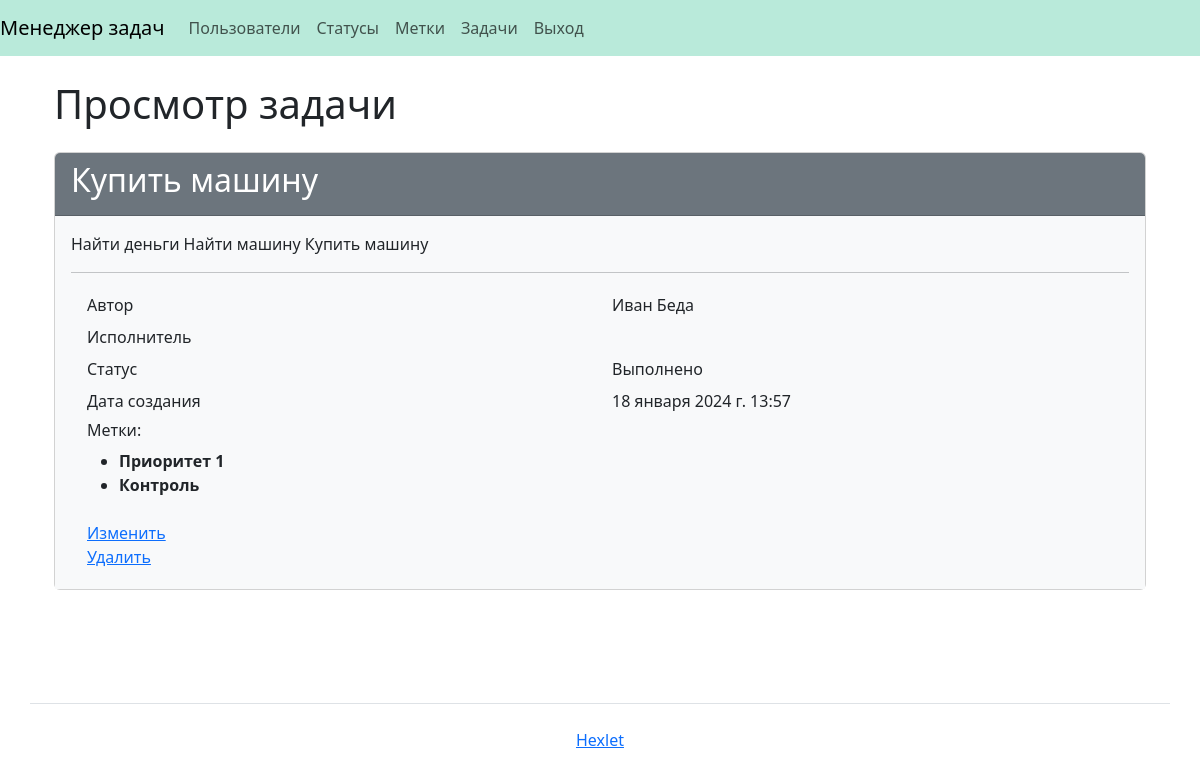
/tasks/2/ (signed in), run on the app's committed database.
### task_manager/tasks/models.py (models this page shows, shortened)
class Task(models.Model):
    name = models.CharField(
        max_length=150,
        blank=False,
        unique=True,
        verbose_name=_('Name')
    )
    description = models.TextField(
        blank=True,
        verbose_name=_('description')
    )
    creation_date = models.DateTimeField(
        auto_now_add=True
    )
    author = models.ForeignKey(
        User,
        on_delete=models.PROTECT,
        related_name='author',
        verbose_name=_('author')
    )
    status = models.ForeignKey(
        Status,
        on_delete=models.PROTECT,
        related_name='status',
        verbose_name=_('status')
    )
    executor = models.ForeignKey(
        User,
        on_delete=models.PROTECT,
        null=True,
        blank=True,
        related_name='executor',
        verbose_name=_('Executor')
    )
    labels = models.ManyToManyField(
        Label,
        through='TaskLabel',
        through_fields=('task', 'label'),
        blank=True,
        related_name='labels',
        verbose_name=_('Labels')
    )

### task_manager/users/models.py (models this page shows)
class User(AbstractUser):
    def __str__(self):
        return self.get_full_name()

### task_manager/statuses/models.py (models this page shows)
class Status(models.Model):
    name = models.CharField(
        max_length=100,
        blank=False,
        unique=True,
        verbose_name=_('Name')
    )
    creation_date = models.DateTimeField(
        auto_now_add=True
    )
    def __str__(self):
        return self.name

### task_manager/labels/models.py (models this page shows, shortened)
class Label(models.Model):
    name = models.CharField(
        max_length=150,
        unique=True,
        blank=False,
        verbose_name=_('Name')
    )
    creation_date = models.DateTimeField(
        auto_now_add=True
    )

### task_manager/tasks/views.py (the view)
# urls.py: path('<int:pk>/', TaskView.as_view(), name='task_show'),
class TaskView(BaseTaskView, DetailView):
    model = Task
    template_name = 'tasks/show.html'
    context_object_name = 'task'

### task_manager/mixins.py (called while the page is built)
    def dispatch(self, request, *args, **kwargs):
        if not self.request.user.is_authenticated:
            messages.error(self.request, self.permission_denied_message)
            return redirect(self.login_url)
        return super().dispatch(request, *args, **kwargs)

### task_manager/templates/tasks/show.html
{% extends 'base.html' %}
{% load i18n %}
{% load django_bootstrap5 %}
{% block content %}
<div class="container wrapper flex-grow-1">
    <h1 class="my-4">{% translate 'View a task' %}</h1>
    <div class="card">
        <div class="card-header bg-secondary text-white">
            <h2>{{ task.name }}</h2>
        </div>
        <div class="card-body bg-light">
            <p>{{ task.description }}</p>
            <hr>
            <div class="container">
                <div class="row p-1">
                    <div class="col">{% translate 'Author' %}</div>
                    <div class="col">{{ task.author }}</div>
                </div>
                <div class="row p-1">
                    <div class="col">{% translate 'Executor' %}</div>
                    <div class="col">{{ task.executor|default_if_none:"" }}</div>
                </div>
                <div class="row p-1">
                    <div class="col">{% translate 'Status' %}</div>
                    <div class="col">{{ task.status }}</div>
                </div>
                <div class="row p-1">
                    <div class="col">{% translate 'Creation Date' %}</div>
                    <div class="col">{{ task.creation_date }}</div>
                </div>
                <div class="row p-1">
                    <div class="col">
                        <h6>{% translate 'Labels:' %}</h6>
                        <ul>
                            {% for label in task.labels.all %}
                            <li><strong>{{ label.name }}</strong></li>
                            {% endfor %}
                        </ul>
                    </div>
                </div>
                <div class="row p-1">
                    <div class="col">
                        <a href="{% url 'task_update' pk=task.pk %}">{% translate 'Update' %}</a>
                        <br>
                        <a href="{% url 'task_delete' pk=task.pk %}">{% translate 'Delete' %}</a>
                    </div>
                </div>
            </div>
        </div>
    </div>
</div>
{% endblock %}

### data on the page
Task: name "Купить машину", description "Найти деньги Найти машину Купить машину", author "Иван Беда", status "Выполнено", creation_date "18 января 2024 г. 13:57"
Label: name "Приоритет 1"
Label: name "Контроль"
